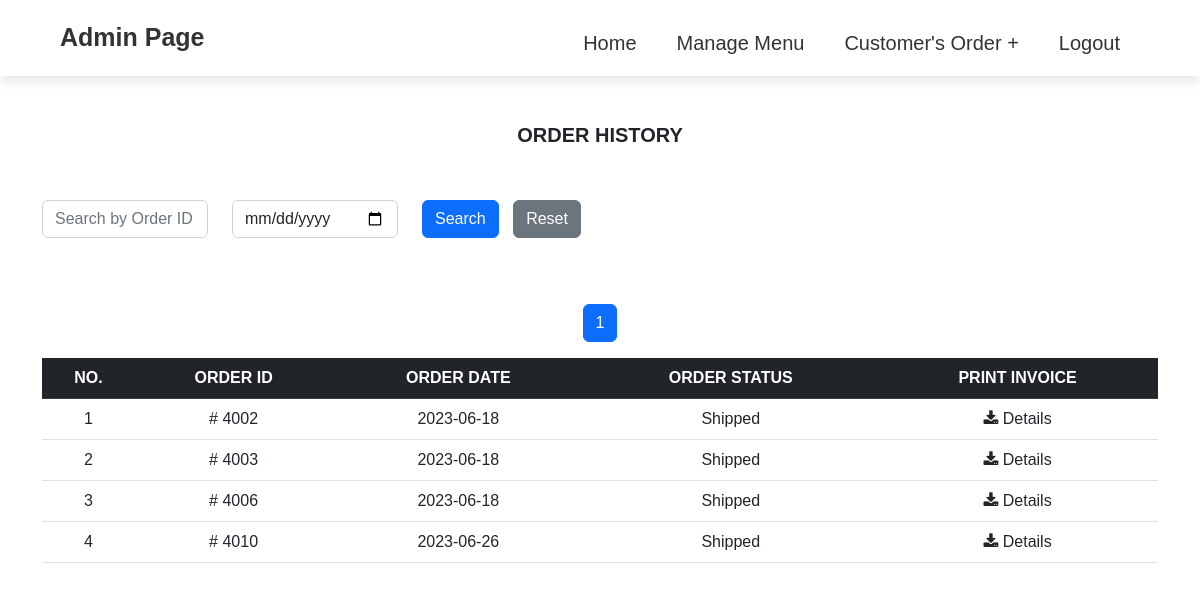
The page /admin/orderHistory.php (signed in) on the database its author committed.
### tables this page shows
CREATE TABLE `order_detail` (
  `orderID` int(11) NOT NULL,
  `itemID` int(11) NOT NULL,
  `quantity` int(11) DEFAULT NULL,
  `price` double(6,2) DEFAULT NULL
);

CREATE TABLE `orders` (
  `orderID` int(11) NOT NULL,
  `orderDate` date NOT NULL,
  `amount` double(6,2) DEFAULT NULL,
  `orderStatus` varchar(50) DEFAULT NULL,
  `customerID` int(11) DEFAULT NULL
);

### admin/orderHistory.php (the view, shortened to what this page needs)
<?php
include('../connect.php');
$orderID = isset($_GET['orderID']) ? $_GET['orderID'] : '';
$orderDate = isset($_GET['orderDate']) ? $_GET['orderDate'] : '';
$resultsPerPage = 10;
$page = isset($_GET['page']) ? $_GET['page'] : 1;
$offset = ($page - 1) * $resultsPerPage;
$sql = "SELECT * FROM orders o
        INNER JOIN order_detail a ON o.orderID = a.orderID
        INNER JOIN item p ON p.itemID = a.itemID
        WHERE orderStatus = 'Shipped'";
$sql .= " GROUP BY o.orderID";
$sql .= " LIMIT $offset, $resultsPerPage";
$result = mysqli_query($conn, $sql);
$totalResults = mysqli_num_rows(mysqli_query($conn, $sql));
$totalPages = ceil($totalResults / $resultsPerPage);
?>
<!doctype html>
<html lang="en" dir="ltr">
<head>
	<link href="https://cdn.jsdelivr.net/npm/bootstrap@5.2.3/dist/css/bootstrap.min.css" rel="stylesheet">
	<link rel="stylesheet" href="https://cdnjs.cloudflare.com/ajax/libs/font-awesome/6.2.1/css/all.min.css" />
    <link rel="stylesheet" href="https://cdnjs.cloudflare.com/ajax/libs/font-awesome/5.15.3/css/all.min.css"/>
</head>
<body>
	<?php include('headerAdmin.php'); ?>
			  <p style="margin-top: 120px; "><center><b style="font-size: 20px;">ORDER HISTORY</b></center></p>
    <div class="container" style="margin-top: 50px;">
    <form action="" method="GET" class="mb-3">
        <div class="row">
        <div class="col-md-2">
            <input type="text" name="orderID" placeholder="Search by Order ID" class="form-control">
        </div>
        <div class="col-md-2">
            <input type="date" name="orderDate" placeholder="Search by Order Date" class="form-control">
        </div>
        <div class="col-md-2">
            <button type="submit" class="btn btn-primary">Search</button>
            <a href="<?php echo $_SERVER['PHP_SELF']; ?>" class="btn btn-secondary" style="margin-left: 10px;">Reset</a>
        </div>
        </div>
    </form>
    </div>
			<div class="container" style="margin-top: 50px;">
			<table class="table table-hover text-center">
				 <thead class="table-dark">
				<tr>
					<th scope="col">NO.</th>
					<th scope="col">ORDER ID</th>
					<th scope="col">ORDER DATE</th>
					<th scope="col">ORDER STATUS</th>
					<th scope="col">PRINT INVOICE</th>
				</tr>
					 </thead>
<tbody>
  <?php
  $i = ($page - 1) * $resultsPerPage + 1;
  if (mysqli_num_rows($result) > 0) {
    while ($row = mysqli_fetch_assoc($result)) {
      ?>
      <tr>
        <td><?php echo $i++ ?></td>
        <td># <?php echo $row['orderID'] ?></td>
        <td><?php echo $row['orderDate'] ?></td>
        <td><?php echo $row['orderStatus'] ?></td>
        <td>
          <a href="custReceipt.php?id=<?php echo $row['orderID'] ?>" class="link-dark" style="text-decoration: none;"><i class="fa fa-download"></i>&nbsp;Details</a>
        </td>
      </tr>
      <?php
    }
  } else {
    echo "No results found.";
  }
  ?>
<div class="d-flex justify-content-center">
  <nav aria-label="Page navigation example">
    <ul class="pagination">
      <?php for ($i = 1; $i <= $totalPages; $i++) { ?>
        <li class="page-item <?php echo ($page == $i) ? 'active' : ''; ?>">
          <a class="page-link" href="<?php echo $_SERVER['PHP_SELF'] . '?page=' . $i . '&orderID=' . $orderID . '&orderDate=' . $orderDate ?>"><?php echo $i; ?></a>
        </li>
      <?php } ?>
    </ul>
  </nav>
</div>
				</tbody>
				</table>
	</div>
	</body>
</html>

### css/try.css (style rules this page uses)
* { padding: 0; margin: 0; box-sizing: border-box; font-family: Arial, Helvetica, san-serif; text-decoration: none; }

### rows shown on the page
order_detail: orderID "4002", orderID.orderDate "2023-06-18", orderID.orderStatus "Shipped"
order_detail: orderID "4003", orderID.orderDate "2023-06-18", orderID.orderStatus "Shipped"
order_detail: orderID "4006", orderID.orderDate "2023-06-18", orderID.orderStatus "Shipped"
order_detail: orderID "4010", orderID.orderDate "2023-06-26", orderID.orderStatus "Shipped"
